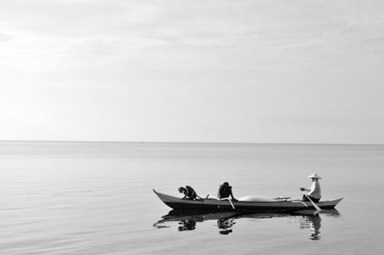
#> input picture Python/Assignment5/Scene.jpg, 384 x 255 px, found by its file name
$ python script.py
#> lines starting #> are read from the running program, lines starting #| are printed output that depends on the picture
import cv2
import numpy as np
import matplotlib.pyplot as plt

#  create a 0 to 255 freqMap, where index = intensity level & freq[index] = freq of pixels
def createMap(intMap):
    freqMap = [0]*256
    for row in intMap:
        for val in row:
            freqMap[val]+=1
    return freqMap


# Step 1: Read the image
image_path = '../assets/Images/Exp1/scene.jpg'  # Replace with the path to your image
image = cv2.imread(image_path)
#> image is the input picture: shape (255, 384, 3); min 0, max 255, mean 208.4
print(image.shape);
#| (255, 384, 3)

# Convert the image from BGR to RGB
image_rgb = cv2.cvtColor(image, cv2.COLOR_BGR2RGB)
red_channel = image_rgb[:, :, 0]  # Red channel (0 for Red in RGB image)
green_channel = image_rgb[:, :, 1]  # Green channel (1 for Green in RGB image)
blue_channel = image_rgb[:, :, 2]  # Blue channel (2 for Blue in RGB image)

r_hist = createMap(red_channel)
#> after the loop in createMap, `for row in intMap:`: freqMap = 256 values, max 2345 at index 211, min 7 at index 141, mean 382.5
#> r_hist has the same summary as freqMap in createMap
g_hist  = createMap(green_channel)
#> g_hist has the same summary as freqMap in createMap
b_hist = createMap(blue_channel)
#> b_hist has the same summary as freqMap in createMap

print(r_hist)
#> (printed output is left out)

# Step 4: Plot the histograms
plt.figure(figsize=(10, 6))
plt.title("RGB Histogram")
plt.xlabel("Pixel Intensity")
plt.ylabel("Frequency")

# Plot each histogram
plt.plot(r_hist, color='red', label='Red Channel')
plt.plot(g_hist, color='green', label='Green Channel')
plt.plot(b_hist, color='blue', label='Blue Channel')

plt.legend()
plt.grid()
plt.show()
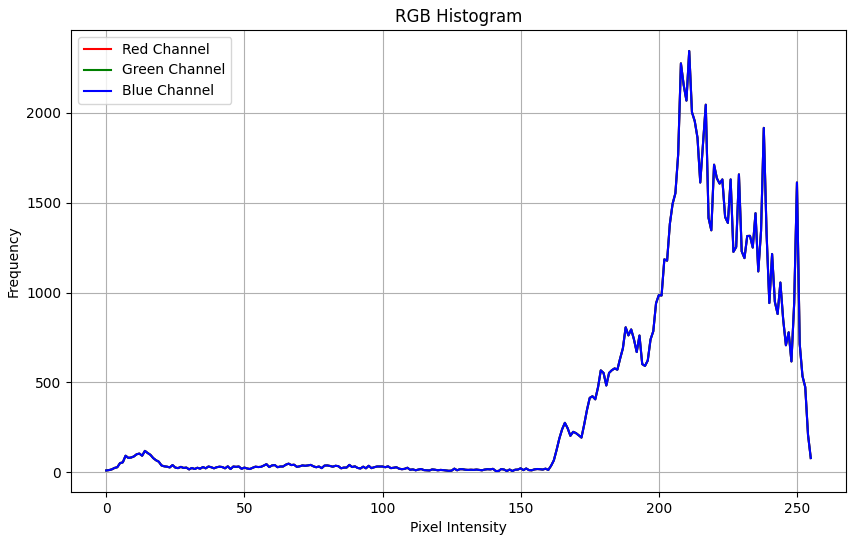
#> figure drawn by matplotlib, 1 panel; curve peaks at x = 211, y = 2345; curve peaks at x = 211, y = 2345; curve peaks at x = 211, y = 2345


# [8 lines of commented-out code are left out]

$ run again, with Python/Assignment5/snow.jpeg copied over Python/Assignment5/Scene.jpg
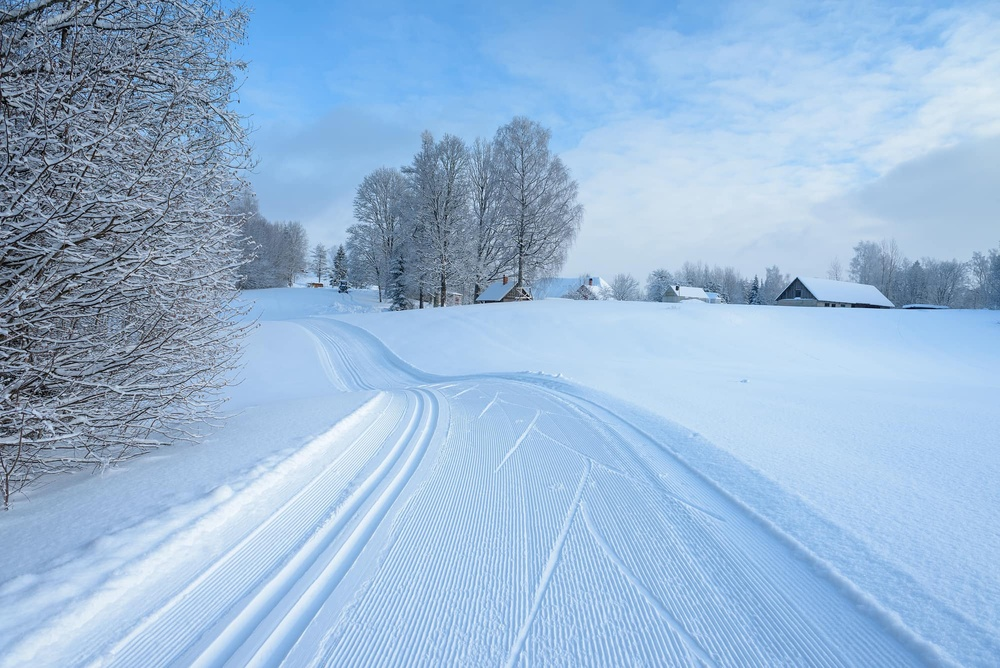
#> input picture Python/Assignment5/snow.jpeg, 1000 x 668 px, shrunk from 2000 x 1335 before the run, found by its file name
#> image is the input picture: shape (668, 1000, 3); mean B, G, R 214.5, 183.2, 152.4
#| (668, 1000, 3)
#> `blue_channel = image_rgb[:, :, 2]`:
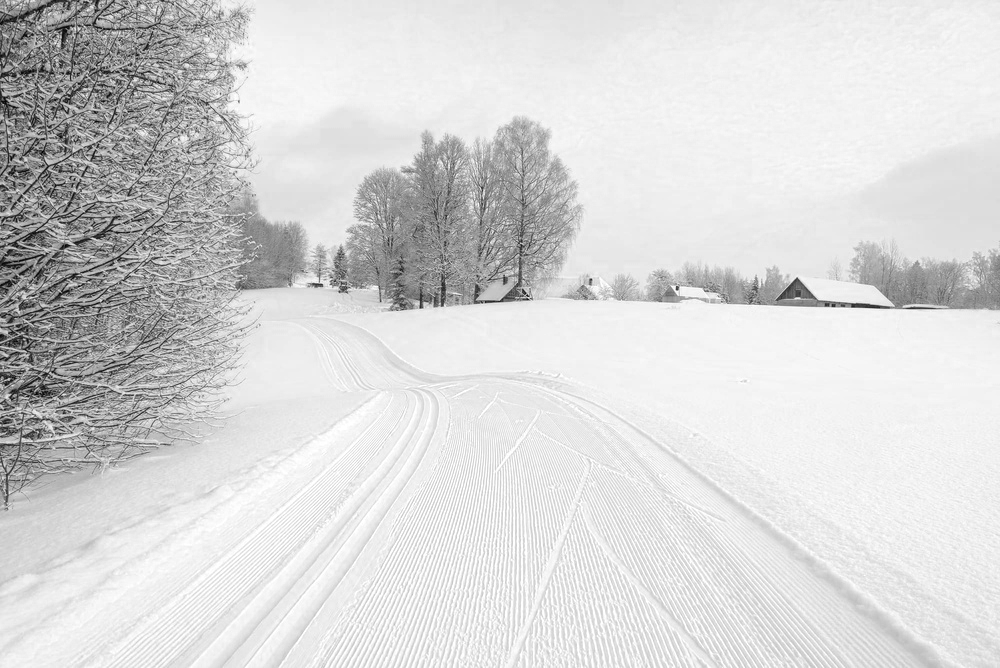
#> blue_channel: shape (668, 1000); min 0, max 255, mean 214.5
#> after the loop in createMap, `for row in intMap:`: freqMap = 256 values, max 9284 at index 171, min 0 at index 245, mean 2609.4
#> r_hist has the same summary as freqMap in createMap
#> g_hist = 256 values, max 11279 at index 220, min 0 at index 253, mean 2609.4
#> b_hist = 256 values, max 31500 at index 242, min 0 at index 3, mean 2609.4
#> (printed output is left out)
#> `plt.show()`:
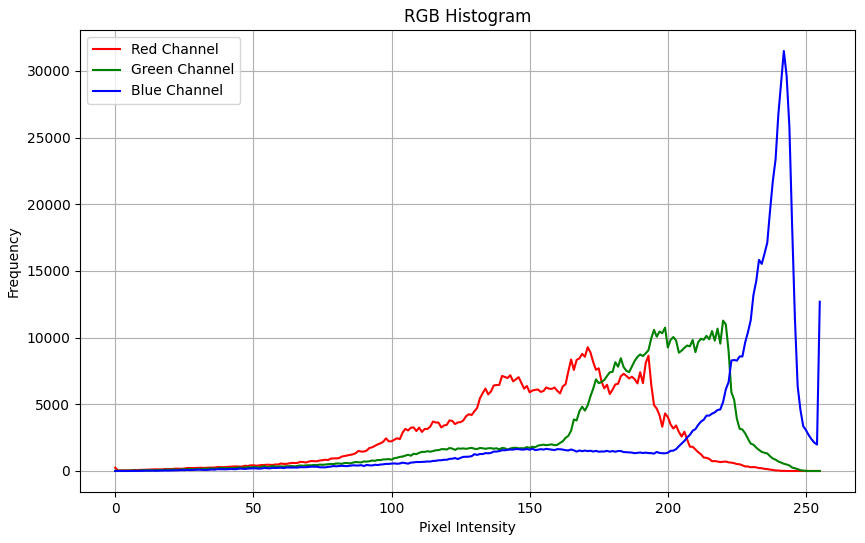
#> figure drawn by matplotlib, 1 panel; curve peaks at x = 171, y = 9284; curve peaks at x = 220, y = 11279; curve peaks at x = 242, y = 31500
